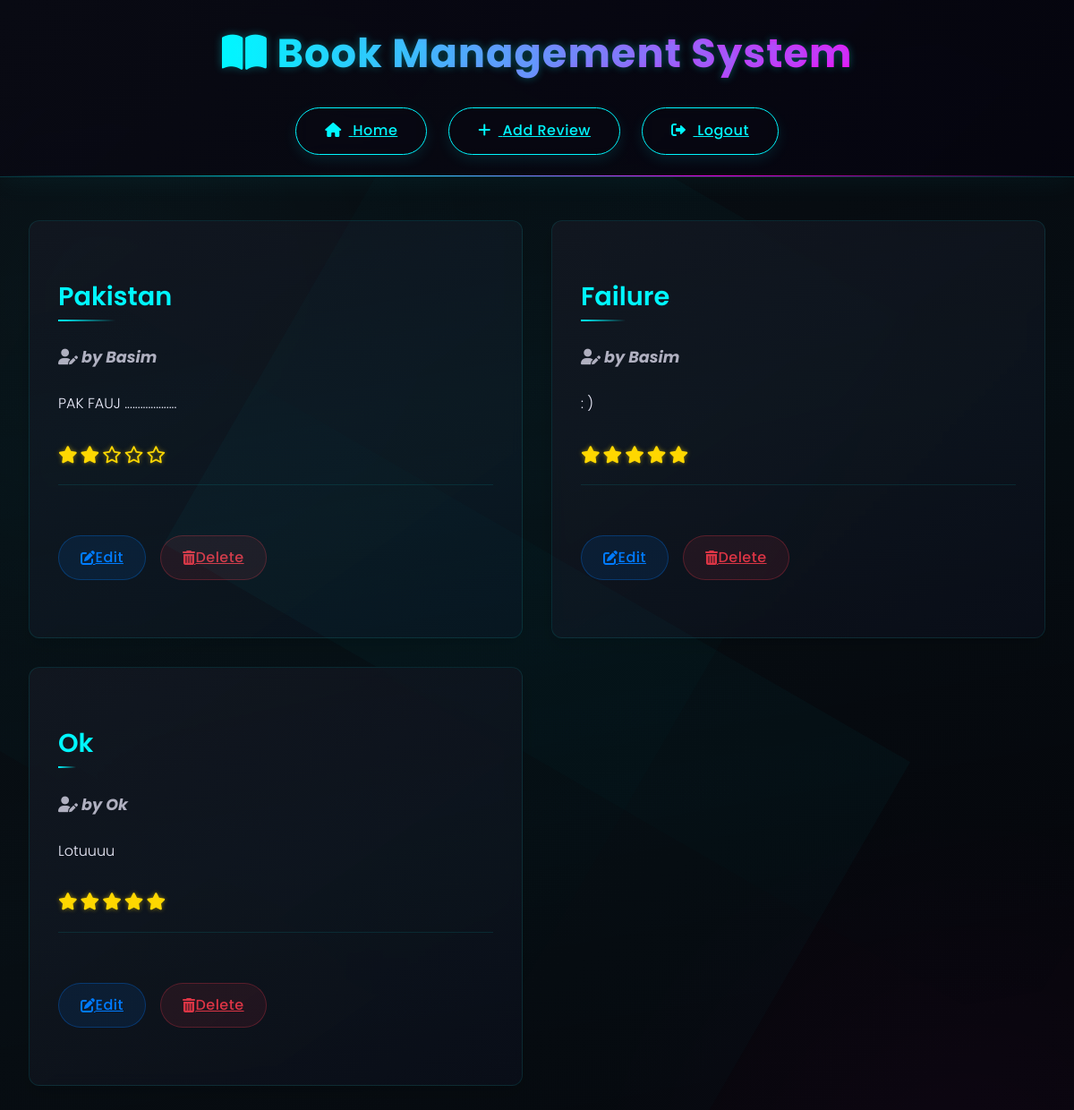
Page / (signed in) on the earlier database version.
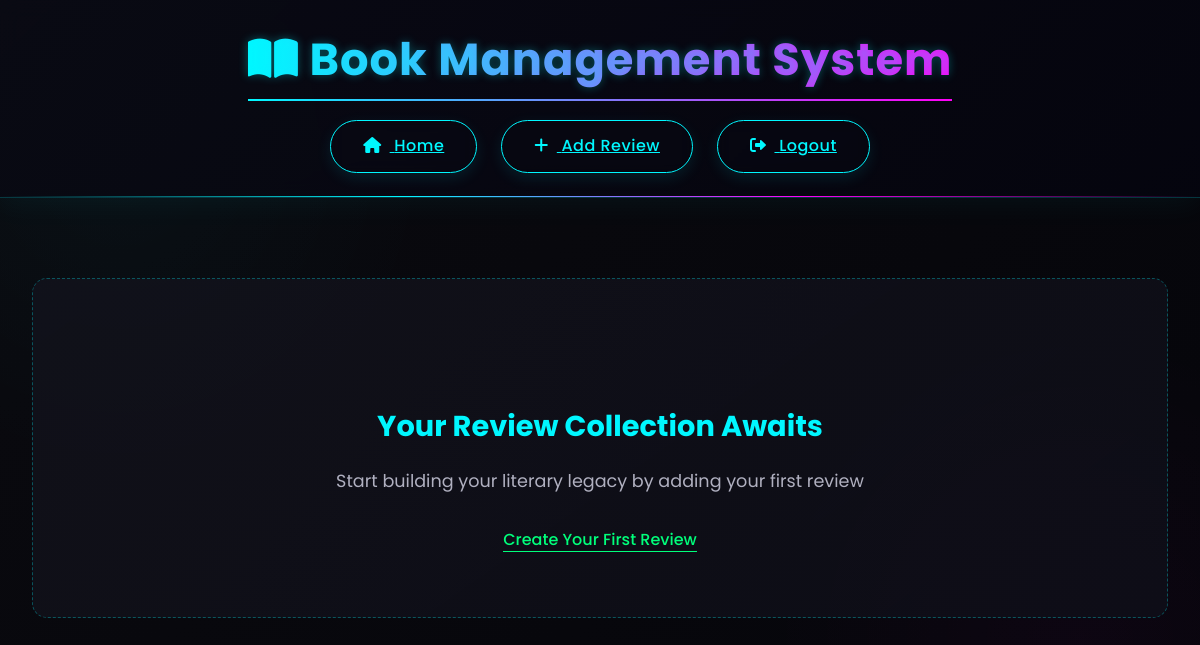
Same page on the later database version.
### tables this page shows
CREATE TABLE reviews
                       (id INTEGER PRIMARY KEY AUTOINCREMENT,
                        title TEXT NOT NULL,
                        author TEXT NOT NULL,
                        review TEXT NOT NULL,
                        rating INTEGER NOT NULL,
                        user_id INTEGER NOT NULL);

### app.py (the view)
@app.route('/')
@login_required
def home():
    try:
        with sqlite3.connect('reviews.db') as conn:
            reviews = conn.execute('SELECT * FROM reviews WHERE user_id = ?',
                                   (session['user_id'],)).fetchall()
        return render_template('home.html', reviews=reviews)
    except Exception as e:
        flash(f'Error fetching reviews: {str(e)}', 'error')
        return render_template('error.html', message='Error fetching reviews')

### app.py (called while the page is built)
def login_required(f):
    @wraps(f)
    def decorated_function(*args, **kwargs):
        if 'user_id' not in session:
            flash('Please log in to access this page.', 'error')
            return redirect(url_for('login'))
        return f(*args, **kwargs)
    return decorated_function

### templates/home.html (shortened to what this page needs)
{% extends "base.html" %}
{% block content %}
<div class="reviews-container">
    {% if reviews %}
        <div class="reviews-grid">
            {% for review in reviews %}
            <div class="neon-card">
                <div class="card-content">
                    <h3 class="card-title">{{ review[1] }}</h3>
                    <h4 class="card-subtitle"><i class="fas fa-user-edit"></i> by {{ review[2] }}</h4>
                    <p class="card-text">{{ review[3] }}</p>
                    <div class="rating">
                        {% for i in range(review[4]) %}
                            <i class="fas fa-star"></i>
                        {% endfor %}
                        {% for i in range(5 - review[4]) %}
                            <i class="far fa-star"></i>
                        {% endfor %}
                    </div>
                </div>
                <div class="review-actions-container">
                    <div class="action-buttons">
                        <a href="{{ url_for('edit_review', id=review[0]) }}" class="btn-edit">
                            <i class="fas fa-edit"></i> Edit
                        </a>
                        <a href="{{ url_for('delete_review', id=review[0]) }}" class="btn-delete"
                           onclick="return confirm('Are you sure you want to delete this review?');">
                            <i class="fas fa-trash-alt"></i> Delete
                        </a>
                    </div>
                </div>
            </div>
            {% endfor %}
        </div>
    {% else %}
        <div class="empty-state">
            <h3>Your Review Collection Awaits</h3>
            <p>Start building your literary legacy by adding your first review</p>
            <a href="{{ url_for('add_review') }}">Create Your First Review</a>
        </div>
    {% endif %}
</div>
{% endblock %}

### templates/base.html (shortened to what this page needs)
<!DOCTYPE html>
<html lang="en">
<head>
    <link rel="stylesheet" href="{{ url_for('static', filename='css/neon.css') }}">
    <link rel="stylesheet" href="https://cdnjs.cloudflare.com/ajax/libs/font-awesome/6.0.0/css/all.min.css">
</head>
<body>
    <header class="neon-header">
        <h1 class="glow-text"><i class="fas fa-book-open"></i> Book Management System</h1>
        <nav>
            {% if session.user_id %}
                <a href="{{ url_for('home') }}" class="neon-button"><i class="fas fa-home"></i> Home</a>
                <a href="{{ url_for('add_review') }}" class="neon-button"><i class="fas fa-plus"></i> Add Review</a>
                <a href="{{ url_for('logout') }}" class="neon-button"><i class="fas fa-sign-out-alt"></i> Logout</a>
            {% else %}
                <a href="{{ url_for('login') }}" class="neon-button"><i class="fas fa-sign-in-alt"></i> Login</a>
            {% endif %}
        </nav>
    </header>
    <main class="main-container">
        {% block content %}{% endblock %}
    </main>
</body>
</html>

### static/css/neon.css (style rules this page uses)
:root { --neon-primary: #00f7ff; --neon-secondary: #ff00f7; --neon-accent: #00ff7b; --dark-bg: #0a0a0f; --darker-bg: #05050a; --card-bg: rgba(15, 15, 25, 0.9); --text-primary: #f0f0ff; --text-secondary: #b0b0c0; --glass-effect: rgba(255, 255, 255, 0.05); --transition-speed: 0.4s; }
body { margin: 0; padding: 0; min-height: 100vh; font-family: 'Poppins', -apple-system, BlinkMacSystemFont, sans-serif; color: var(--text-primary); background: radial-gradient(circle at 10% 20%, rgba(0, 247, 255, 0.03) 0%, transparent 25%), radial-gradient(circle at 90% 80%, rgba(255, 0, 247, 0.03) 0%, transparent 25%), linear-gradient(135deg, var(--dark-bg), var(--darker-bg)); background-attachment: fixed; line-height: 1.6; }
.neon-header { background: linear-gradient(135deg, rgba(10, 10, 20, 0.9), rgba(5, 5, 15, 0.95)); padding: 1.5rem 2rem; text-align: center; position: relative; backdrop-filter: blur(10px); -webkit-backdrop-filter: blur(10px); border-bottom: 1px solid rgba(0, 247, 255, 0.2); box-shadow: 0 5px 30px rgba(0, 247, 255, 0.05); z-index: 100; }
.neon-header::before { content: ''; position: absolute; bottom: 0; left: 0; width: 100%; height: 1px; background: linear-gradient(90deg, transparent, var(--neon-primary), var(--neon-secondary), transparent); animation: borderGlow 6s linear infinite; }
.glow-text { font-size: 2.8rem; font-weight: 700; letter-spacing: 1px; margin: 0; background: linear-gradient(90deg, var(--neon-primary), var(--neon-secondary)); -webkit-background-clip: text; background-clip: text; color: transparent; text-shadow: 0 0 10px rgba(0, 247, 255, 0.3); position: relative; display: inline-block; }
.glow-text::after { content: ''; position: absolute; bottom: -5px; left: 0; width: 100%; height: 2px; background: linear-gradient(90deg, var(--neon-primary), var(--neon-secondary)); transform: scaleX(0); transform-origin: left; transition: transform 0.6s cubic-bezier(0.19, 1, 0.22, 1); }
nav { margin-top: 1.5rem; display: flex; justify-content: center; gap: 1.5rem; flex-wrap: wrap; }
.neon-button { position: relative; background: transparent; color: var(--neon-primary); padding: 0.8rem 2rem; font-size: 1rem; font-weight: 500; letter-spacing: 0.5px; border: 1px solid var(--neon-primary); border-radius: 50px; cursor: pointer; overflow: hidden; transition: all var(--transition-speed) ease; z-index: 1; backdrop-filter: blur(5px); box-shadow: 0 5px 15px rgba(0, 247, 255, 0.1); }
.neon-button::before { content: ''; position: absolute; top: 0; left: 0; width: 100%; height: 100%; background: linear-gradient(45deg, rgba(0, 247, 255, 0.1), rgba(255, 0, 247, 0.1)); z-index: -1; transform: scaleX(0); transform-origin: right; transition: transform var(--transition-speed) ease; }
.neon-button i { margin-right: 8px; transition: transform 0.3s ease; }
.main-container { padding: 3rem 2rem; max-width: 1400px; margin: 0 auto; animation: fadeIn 1s ease-out; }
.empty-state { text-align: center; padding: 4rem 2rem; animation: float 4s ease-in-out infinite; background: linear-gradient(145deg, rgba(20, 20, 30, 0.7), rgba(15, 15, 25, 0.8)); border-radius: 15px; border: 1px dashed rgba(0, 247, 255, 0.3); margin: 2rem 0; }
.empty-state h3 { font-size: 1.8rem; margin-bottom: 1rem; color: var(--neon-primary); }
.empty-state p { font-size: 1.1rem; color: var(--text-secondary); margin-bottom: 2rem; }
.empty-state a { color: var(--neon-accent); text-decoration: none; font-weight: 500; border-bottom: 1px solid var(--neon-accent); transition: all var(--transition-speed) ease; }

Differences in the rows shown:
removed reviews: title "Pakistan", author "Basim", review "PAK FAUJ ....................", rating 2 (drawn)
removed reviews: title "Failure", author "Basim", review ": )", rating 5 (drawn)
removed reviews: title "Ok", author "Ok", review "Lotuuuu", rating 5 (drawn)
Other differences:
text now shown: "Your Review Collection Awaits Start building your literary legacy by adding your first review Create Your First Review"
